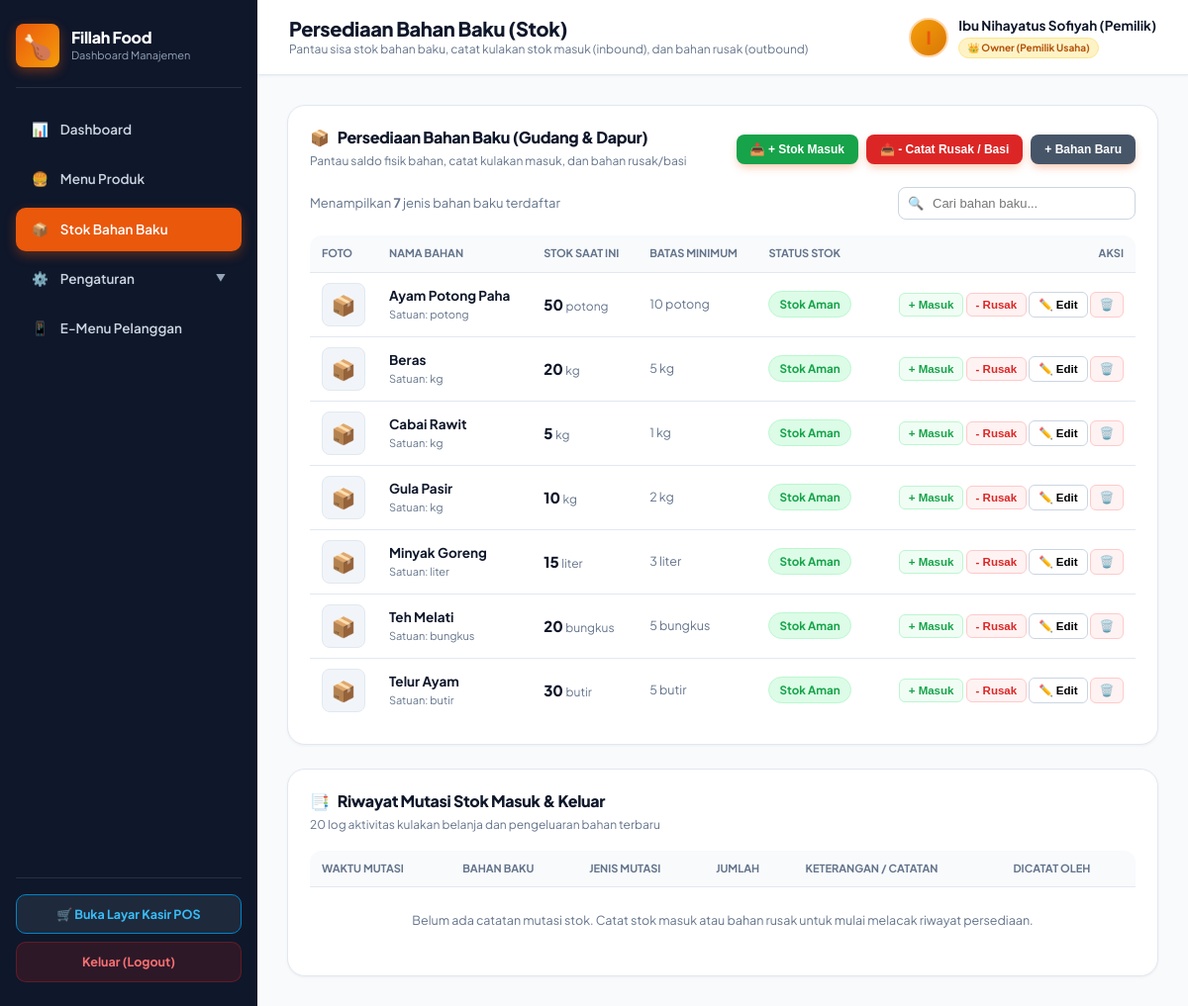
The app's page /admin.php?tab=stok (signed in) with its own data.
### tables this page shows
CREATE TABLE IF NOT EXISTS bahan_baku (
    id INT AUTO_INCREMENT PRIMARY KEY,
    nama_bahan VARCHAR(100) NOT NULL,
    stok DECIMAL(10,2) NOT NULL,
    satuan VARCHAR(20) NOT NULL,
    batas_minimum DECIMAL(10,2) NOT NULL,
    gambar VARCHAR(255) NULL
);

### auth_check.php (called while the page is built, shortened)
<?php
function is_owner() {
    return isset($_SESSION['role']) && $_SESSION['role'] === 'Owner';
}
?>

### admin.php (the view, shortened to what this page needs)
<?php
require_once 'auth_check.php';
require_once 'config.php';
$tab_aktif = isset($_GET['tab']) ? trim($_GET['tab']) : 'dashboard';
$bahan_baku_list = [];
$res_bahan = $conn->query("SELECT * FROM bahan_baku ORDER BY nama_bahan ASC");
if ($res_bahan) {
    while ($b = $res_bahan->fetch_assoc()) {
        $bahan_baku_list[] = $b;
    }
}
$riwayat_stok_list = [];
?>
<!DOCTYPE html>
<html lang="id">
<head>
    <link rel="stylesheet" href="style.css">
</head>
<body>
    <aside class="sidebar">
        <div>
            <div class="brand-section">
                <div class="brand-brand-wrap">
                    <div class="brand-icon">🍗</div>
                    <div class="brand-details">
                        <h2>Fillah Food</h2>
                        <p>Dashboard Manajemen</p>
                    </div>
                </div>
            </div>
            <nav class="nav-menu">
                <a href="admin.php?tab=dashboard" data-tab="dashboard" class="nav-item <?php echo ($tab_aktif === 'dashboard') ? 'active' : ''; ?>" onclick="pindahTab('dashboard', event)">
                    <span>📊</span> Dashboard
                </a>
                <a href="admin.php?tab=produk" data-tab="produk" class="nav-item <?php echo ($tab_aktif === 'produk') ? 'active' : ''; ?>" onclick="pindahTab('produk', event)">
                    <span>🍔</span> Menu Produk
                </a>
                <a href="admin.php?tab=stok" data-tab="stok" class="nav-item <?php echo ($tab_aktif === 'stok') ? 'active' : ''; ?>" onclick="pindahTab('stok', event)">
                    <span>📦</span> Stok Bahan Baku
                </a>
                <?php if (is_owner()): ?>
                <div class="nav-group <?php echo in_array($tab_aktif, ['pengguna', 'peran', 'user-setting']) ? 'open' : ''; ?>" id="nav-group-pengaturan">
                    <div class="nav-item nav-parent <?php echo in_array($tab_aktif, ['pengguna', 'peran', 'user-setting']) ? 'active' : ''; ?>" onclick="toggleSubmenu('nav-group-pengaturan')">
                        <div class="nav-parent-title">
                            <span>⚙️</span> Pengaturan
                        </div>
                        <span class="nav-arrow">▼</span>
                    </div>
                </div>
                <?php endif; ?>
                <a href="menu.php" target="_blank" class="nav-item">
                    <span>📱</span> E-Menu Pelanggan
                </a>
            </nav>
        </div>
        <div class="sidebar-footer">
            <a href="kasir.php" class="btn-switch-mode">
                🛒 Buka Layar Kasir POS
            </a>
            <a href="logout.php" class="btn-logout">
                Keluar (Logout)
            </a>
        </div>
    </aside>
    <div class="main-content">
        <header class="topbar">
            <div class="topbar-left">
                <div class="topbar-title">
                    <h1 id="topbar-page-title">
                        <?php
                            if ($tab_aktif === 'pengguna') echo 'Pengelolaan Pengguna';
                            elseif ($tab_aktif === 'peran') echo 'Peran & Hak Akses (RBAC)';
                            elseif ($tab_aktif === 'user-setting') echo 'User Setting & Profil Akun';
                            elseif ($tab_aktif === 'produk') echo 'Katalog Menu & Resep';
                            elseif ($tab_aktif === 'stok') echo 'Persediaan Bahan Baku (Stok)';
                            else echo 'Dashboard Manajemen';
                        ?>
                    </h1>
                    <p id="topbar-page-subtitle">
                        <?php
                            if ($tab_aktif === 'pengguna') echo 'Daftar akun staf terdaftar, pendaftaran staf baru, dan kontrol akun';
                            elseif ($tab_aktif === 'peran') echo 'Konfigurasi pembagian hak akses fitur dan penetapan peran staf (Owner, Admin, Kasir)';
                            elseif ($tab_aktif === 'user-setting') echo 'Pengaturan kredensial akun staf dan profil pribadi';
                            elseif ($tab_aktif === 'produk') echo 'Kelola daftar menu makanan, minuman, harga jual, dan formula resep bahan baku';
                            elseif ($tab_aktif === 'stok') echo 'Pantau sisa stok bahan baku, catat kulakan stok masuk (inbound), dan bahan rusak (outbound)';
                            else echo 'Ringkasan performa omzet bisnis, peringatan stok bahan baku, dan transaksi kasir';
                        ?>
                    </p>
                </div>
            </div>
            <div class="admin-profile">
                <div class="avatar" style="<?php echo (is_owner()) ? 'background: linear-gradient(135deg, #f59e0b, #d97706);' : 'background: linear-gradient(135deg, #0284c7, #0369a1);'; ?> overflow: hidden; padding: 0;">
                    <?php if (!empty($_SESSION['foto']) && file_exists(__DIR__ . '/' . $_SESSION['foto'])): ?>
                        <img src="<?php echo htmlspecialchars($_SESSION['foto']); ?>" alt="Avatar" style="width: 100%; height: 100%; object-fit: cover;">
                    <?php else: ?>
                        <?php
                            $nama_disp = !empty($_SESSION['nama_lengkap']) ? $_SESSION['nama_lengkap'] : $_SESSION['username'];
                            echo strtoupper(substr($nama_disp, 0, 1));
                        ?>
                    <?php endif; ?>
                </div>
                <div class="admin-profile-name">
                    <div style="font-size: 13.5px; font-weight: 700;">
                        <?php echo htmlspecialchars($nama_disp); ?>
                    </div>
                    <div style="font-size: 11px; margin-top: 2px;">
                        <?php if (is_owner()): ?>
                            <span class="badge badge-role-owner" style="font-size: 10px; padding: 2px 8px;">👑 Owner (Pemilik Usaha)</span>
                        <?php else: ?>
                            <span class="badge badge-role-admin" style="font-size: 10px; padding: 2px 8px;">⚙️ Admin (Staf Persediaan)</span>
                        <?php endif; ?>
                    </div>
                </div>
            </div>
        </header>
        <div class="content-body">
        <div id="view-stok" class="tab-view" style="<?php echo ($tab_aktif === 'stok') ? '' : 'display: none;'; ?>">
            <div class="panel-card">
                <div class="panel-header">
                    <div>
                        <h2><span>📦</span> Persediaan Bahan Baku (Gudang & Dapur)</h2>
                        <span style="font-size: 12px; color: var(--text-muted);">Pantau saldo fisik bahan, catat kulakan masuk, dan bahan rusak/basi</span>
                    </div>
                    <div style="display: flex; gap: 8px; flex-wrap: wrap;">
                        <button class="btn-primary-sm" style="background: #16a34a;" onclick="bukaModalStokMasuk()">📥 + Stok Masuk</button>
                        <button class="btn-primary-sm" style="background: #dc2626;" onclick="bukaModalStokKeluar()">📤 - Catat Rusak / Basi</button>
                        <button class="btn-primary-sm" style="background: #475569;" onclick="bukaModalBahanBaru()">+ Bahan Baru</button>
                    </div>
                </div>
                <div class="filter-bar">
                    <div style="font-size: 13px; color: var(--text-muted);">
                        Menampilkan <strong><?php echo count($bahan_baku_list); ?></strong> jenis bahan baku terdaftar
                    </div>
                    <div class="search-input-wrap">
                        <span class="search-icon">🔍</span>
                        <input type="text" id="cari-bahan-baku" placeholder="Cari bahan baku..." onkeyup="filterBahanBaku()">
                    </div>
                </div>
                <div class="table-responsive">
                    <table id="tabel-bahan-baku">
                        <thead>
                            <tr>
                                <th style="width: 50px;">Foto</th>
                                <th>Nama Bahan</th>
                                <th>Stok Saat Ini</th>
                                <th>Batas Minimum</th>
                                <th>Status Stok</th>
                                <th style="text-align: right;">Aksi</th>
                            </tr>
                        </thead>
                        <tbody>
                            <?php foreach ($bahan_baku_list as $b): ?>
                                <?php
                                    $stok = floatval($b['stok']);
                                    $min = floatval($b['batas_minimum']);
                                    if ($stok <= 0) {
                                        $badge_class = "badge-danger";
                                        $badge_label = "Habis / Kritis";
                                    } elseif ($stok <= $min) {
                                        $badge_class = "badge-warning";
                                        $badge_label = "Menipis";
                                    } else {
                                        $badge_class = "badge-safe";
                                        $badge_label = "Stok Aman";
                                    }
                                ?>
                                <tr class="baris-bahan">
                                    <td>
                                        <div class="item-thumb-box">
                                            <?php if (!empty($b['gambar']) && file_exists(__DIR__ . '/' . $b['gambar'])): ?>
                                                <img src="<?php echo htmlspecialchars($b['gambar']); ?>" alt="<?php echo htmlspecialchars($b['nama_bahan']); ?>">
                                            <?php else: ?>
                                                <span>📦</span>
                                            <?php endif; ?>
                                        </div>
                                    </td>
                                    <td>
                                        <strong class="nama-bahan-teks" style="font-size: 13.5px;"><?php echo htmlspecialchars($b['nama_bahan']); ?></strong>
                                        <div style="font-size: 11px; color: var(--text-muted);">Satuan: <?php echo htmlspecialchars($b['satuan']); ?></div>
                                    </td>
                                    <td>
                                        <span style="font-size: 15px; font-weight: 800; color: <?php echo ($stok <= $min) ? 'var(--accent)' : 'inherit'; ?>;">
                                            <?php echo rtrim(rtrim(number_format($stok, 2, '.', ''), '0'), '.'); ?>
                                        </span>
                                        <span style="font-size: 12px; color: var(--text-muted);"><?php echo htmlspecialchars($b['satuan']); ?></span>
                                    </td>
                                    <td style="color: var(--text-muted);">
                                        <?php echo rtrim(rtrim(number_format($min, 2, '.', ''), '0'), '.'); ?> <?php echo htmlspecialchars($b['satuan']); ?>
                                    </td>
                                    <td>
                                        <span class="badge <?php echo $badge_class; ?>"><?php echo $badge_label; ?></span>
                                    </td>
                                    <td style="text-align: right; white-space: nowrap;">
                                        <button type="button" class="btn-table-action" style="color: #16a34a; border-color: #bbf7d0; background: #f0fdf4;" onclick="isiStokCepat(<?php echo $b['id']; ?>, '<?php echo addslashes($b['nama_bahan']); ?>', '<?php echo $b['satuan']; ?>')" title="Tambah Stok Masuk">
                                            + Masuk
                                        </button>
                                        <button type="button" class="btn-table-action" style="color: #dc2626; border-color: #fecaca; background: #fef2f2;" onclick="catatKeluarCepat(<?php echo $b['id']; ?>, '<?php echo addslashes($b['nama_bahan']); ?>', '<?php echo $b['satuan']; ?>')" title="Catat Stok Rusak">
                                            - Rusak
                                        </button>
                                        <button type="button" class="btn-table-action" onclick="bukaModalEditBahan(<?php echo htmlspecialchars(json_encode($b)); ?>)">
                                            ✏️ Edit
                                        </button>
                                        <form method="POST" action="" style="display: inline;" onsubmit="return confirm('Hapus bahan baku \'<?php echo addslashes($b['nama_bahan']); ?>\'? Formula resep yang menggunakannya juga akan terhapus.');">
                                            <button type="submit" name="hapus_bahan" class="btn-table-action btn-danger-sm" title="Hapus Bahan">
                                                🗑️
                                            </button>
                                        </form>
                                    </td>
                                </tr>
                            <?php endforeach; ?>
                        </tbody>
                    </table>
                </div>
            </div>
            <div class="panel-card" style="margin-top: 24px;">
                <div class="panel-header">
                    <div>
                        <h2><span>📑</span> Riwayat Mutasi Stok Masuk & Keluar</h2>
                        <span style="font-size: 12px; color: var(--text-muted);">20 log aktivitas kulakan belanja dan pengeluaran bahan terbaru</span>
                    </div>
                </div>
                <div class="table-responsive">
                    <table>
                        <thead>
                            <tr>
                                <th>Waktu Mutasi</th>
                                <th>Bahan Baku</th>
                                <th>Jenis Mutasi</th>
                                <th>Jumlah</th>
                                <th>Keterangan / Catatan</th>
                                <th>Dicatat Oleh</th>
                            </tr>
                        </thead>
                        <tbody>
                            <?php if (empty($riwayat_stok_list)): ?>
                                <tr>
                                    <td colspan="6" style="text-align: center; color: var(--text-muted); padding: 24px;">
                                        Belum ada catatan mutasi stok. Catat stok masuk atau bahan rusak untuk mulai melacak riwayat persediaan.
                                    </td>
                                </tr>
                            <?php endif; ?>
                        </tbody>
                    </table>
                </div>
            </div>
        </div>
        </div>
    </div>
</body>
</html>

### records on screen
bahan_baku: nama_bahan "Ayam Potong Paha", satuan "potong", stok "50", batas_minimum "10", badge_label "Stok Aman"
bahan_baku: nama_bahan "Beras", satuan "kg", stok "20", batas_minimum "5", badge_label "Stok Aman"
bahan_baku: nama_bahan "Cabai Rawit", satuan "kg", stok "5", batas_minimum "1", badge_label "Stok Aman"
bahan_baku: nama_bahan "Gula Pasir", satuan "kg", stok "10", batas_minimum "2", badge_label "Stok Aman"
bahan_baku: nama_bahan "Minyak Goreng", satuan "liter", stok "15", batas_minimum "3", badge_label "Stok Aman"
bahan_baku: nama_bahan "Teh Melati", satuan "bungkus", stok "20", batas_minimum "5", badge_label "Stok Aman"
bahan_baku: nama_bahan "Telur Ayam", satuan "butir", stok "30", batas_minimum "5", badge_label "Stok Aman"

### other values on screen
substr($nama_disp, 0, 1) "I"
$nama_disp "Ibu Nihayatus Sofiyah (Pemilik)"
count($bahan_baku_list) "7"
